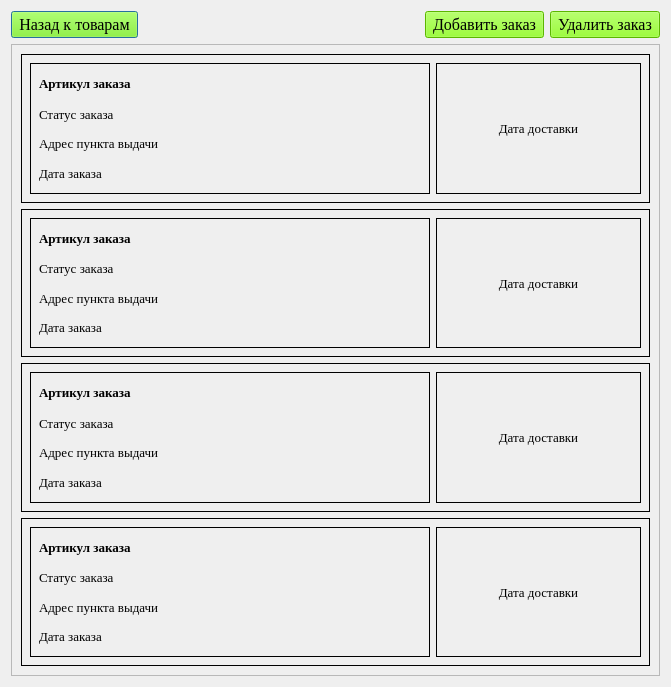
<?xml version="1.0" encoding="UTF-8"?>
<ui version="4.0">
 <class>Dialog</class>
 <widget class="QDialog" name="Dialog">
  <property name="geometry">
   <rect>
    <x>0</x>
    <y>0</y>
    <width>671</width>
    <height>687</height>
   </rect>
  </property>
  <property name="font">
   <font>
    <family>Times New Roman</family>
    <pointsize>12</pointsize>
   </font>
  </property>
  <property name="windowTitle">
   <string>Dialog</string>
  </property>
  <layout class="QGridLayout" name="gridLayout_2">
   <item row="0" column="0">
    <layout class="QGridLayout" name="gridLayout">
     <item row="0" column="0">
      <layout class="QVBoxLayout" name="verticalLayout">
       <item>
        <layout class="QHBoxLayout" name="horizontalLayout">
         <item>
          <widget class="QPushButton" name="order_button_back">
           <property name="font">
            <font>
             <family>Times New Roman</family>
             <pointsize>12</pointsize>
            </font>
           </property>
           <property name="styleSheet">
            <string notr="true">QPushButton#order_button_back {
    background-color: #7FFF00;
}

QPushButton#order_button_back:hover {
    background-color: #00FA9A; 
}
</string>
           </property>
           <property name="text">
            <string> Назад к товарам </string>
           </property>
          </widget>
         </item>
         <item>
          <spacer name="horizontalSpacer">
           <property name="orientation">
            <enum>Qt::Horizontal</enum>
           </property>
           <property name="sizeHint" stdset="0">
            <size>
             <width>268</width>
             <height>20</height>
            </size>
           </property>
          </spacer>
         </item>
         <item>
          <widget class="QPushButton" name="order_button_add">
           <property name="font">
            <font>
             <family>Times New Roman</family>
             <pointsize>12</pointsize>
            </font>
           </property>
           <property name="styleSheet">
            <string notr="true">QPushButton#order_button_add {
    background-color: #7FFF00;
}

QPushButton#order_button_add:hover {
    background-color: #00FA9A; 
}
</string>
           </property>
           <property name="text">
            <string> Добавить заказ </string>
           </property>
          </widget>
         </item>
         <item>
          <widget class="QPushButton" name="order_button_remove">
           <property name="styleSheet">
            <string notr="true">QPushButton#order_button_remove {
    background-color: #7FFF00;
}

QPushButton#order_button_remove:hover {
    background-color: #00FA9A; 
}
</string>
           </property>
           <property name="text">
            <string> Удалить заказ </string>
           </property>
          </widget>
         </item>
        </layout>
       </item>
       <item>
        <widget class="QScrollArea" name="scrollArea">
         <property name="widgetResizable">
          <bool>true</bool>
         </property>
         <widget class="QWidget" name="scrollAreaWidgetContents_2">
          <property name="geometry">
           <rect>
            <x>0</x>
            <y>0</y>
            <width>622</width>
            <height>625</height>
           </rect>
          </property>
          <layout class="QVBoxLayout" name="verticalLayout_12">
           <item>
            <layout class="QVBoxLayout" name="verticalLayout_11">
             <item>
              <widget class="QWidget" name="widget_order" native="true">
               <property name="styleSheet">
                <string notr="true">QWidget#widget_order {
    border: 1px solid #000; 
}
QWidget#widget_order:hover {
    border: 2px solid #00FA9A;
}</string>
               </property>
               <layout class="QHBoxLayout" name="horizontalLayout_2">
                <item>
                 <layout class="QHBoxLayout" name="horizontalLayout_4">
                  <item>
                   <widget class="QWidget" name="widget_order_name" native="true">
                    <property name="minimumSize">
                     <size>
                      <width>400</width>
                      <height>0</height>
                     </size>
                    </property>
                    <property name="font">
                     <font>
                      <family>Times New Roman</family>
                      <pointsize>10</pointsize>
                     </font>
                    </property>
                    <property name="styleSheet">
                     <string notr="true">QWidget#widget_order_name {
    border: 1px solid #000; 
}</string>
                    </property>
                    <layout class="QVBoxLayout" name="verticalLayout_2">
                     <item>
                      <layout class="QVBoxLayout" name="verticalLayout_4">
                       <item>
                        <widget class="QLabel" name="label_art">
                         <property name="font">
                          <font>
                           <family>Times New Roman</family>
                           <pointsize>10</pointsize>
                           <weight>75</weight>
                           <bold>true</bold>
                          </font>
                         </property>
                         <property name="focusPolicy">
                          <enum>Qt::ClickFocus</enum>
                         </property>
                         <property name="text">
                          <string>Артикул заказа</string>
                         </property>
                        </widget>
                       </item>
                       <item>
                        <widget class="QLabel" name="label_status">
                         <property name="font">
                          <font>
                           <family>Times New Roman</family>
                           <pointsize>10</pointsize>
                          </font>
                         </property>
                         <property name="text">
                          <string>Статус заказа</string>
                         </property>
                        </widget>
                       </item>
                       <item>
                        <widget class="QLabel" name="label_adress">
                         <property name="font">
                          <font>
                           <family>Times New Roman</family>
                           <pointsize>10</pointsize>
                          </font>
                         </property>
                         <property name="text">
                          <string>Адрес пункта выдачи</string>
                         </property>
                        </widget>
                       </item>
                       <item>
                        <widget class="QLabel" name="label_order_date">
                         <property name="font">
                          <font>
                           <family>Times New Roman</family>
                           <pointsize>10</pointsize>
                          </font>
                         </property>
                         <property name="text">
                          <string>Дата заказа</string>
                         </property>
                        </widget>
                       </item>
                      </layout>
                     </item>
                    </layout>
                   </widget>
                  </item>
                  <item>
                   <widget class="QLabel" name="label_delivery_date">
                    <property name="font">
                     <font>
                      <family>Times New Roman</family>
                      <pointsize>10</pointsize>
                     </font>
                    </property>
                    <property name="frameShape">
                     <enum>QFrame::Box</enum>
                    </property>
                    <property name="text">
                     <string>Дата доставки</string>
                    </property>
                    <property name="alignment">
                     <set>Qt::AlignCenter</set>
                    </property>
                   </widget>
                  </item>
                 </layout>
                </item>
               </layout>
              </widget>
             </item>
             <item>
              <widget class="QWidget" name="widget_order_2" native="true">
               <property name="styleSheet">
                <string notr="true">QWidget#widget_order_2 {
    border: 1px solid #000; 
}
QWidget#widget_order_2:hover {
    border: 2px solid #00FA9A;
}</string>
               </property>
               <layout class="QHBoxLayout" name="horizontalLayout_3">
                <item>
                 <layout class="QHBoxLayout" name="horizontalLayout_5">
                  <item>
                   <widget class="QWidget" name="widget_order_name_2" native="true">
                    <property name="minimumSize">
                     <size>
                      <width>400</width>
                      <height>0</height>
                     </size>
                    </property>
                    <property name="font">
                     <font>
                      <family>Times New Roman</family>
                      <pointsize>10</pointsize>
                     </font>
                    </property>
                    <property name="styleSheet">
                     <string notr="true">QWidget#widget_order_name_2 {
    border: 1px solid #000; 
}</string>
                    </property>
                    <layout class="QVBoxLayout" name="verticalLayout_3">
                     <item>
                      <layout class="QVBoxLayout" name="verticalLayout_5">
                       <item>
                        <widget class="QLabel" name="label_art_2">
                         <property name="font">
                          <font>
                           <family>Times New Roman</family>
                           <pointsize>10</pointsize>
                           <weight>75</weight>
                           <bold>true</bold>
                          </font>
                         </property>
                         <property name="focusPolicy">
                          <enum>Qt::ClickFocus</enum>
                         </property>
                         <property name="text">
                          <string>Артикул заказа</string>
                         </property>
                        </widget>
                       </item>
                       <item>
                        <widget class="QLabel" name="label_status_2">
                         <property name="font">
                          <font>
                           <family>Times New Roman</family>
                           <pointsize>10</pointsize>
                          </font>
                         </property>
                         <property name="text">
                          <string>Статус заказа</string>
                         </property>
                        </widget>
                       </item>
                       <item>
                        <widget class="QLabel" name="label_adress_2">
                         <property name="font">
                          <font>
                           <family>Times New Roman</family>
                           <pointsize>10</pointsize>
                          </font>
                         </property>
                         <property name="text">
                          <string>Адрес пункта выдачи</string>
                         </property>
                        </widget>
                       </item>
                       <item>
                        <widget class="QLabel" name="label_order_date_2">
                         <property name="font">
                          <font>
                           <family>Times New Roman</family>
                           <pointsize>10</pointsize>
                          </font>
                         </property>
                         <property name="text">
                          <string>Дата заказа</string>
                         </property>
                        </widget>
                       </item>
                      </layout>
                     </item>
                    </layout>
                   </widget>
                  </item>
                  <item>
                   <widget class="QLabel" name="label_delivery_date_2">
                    <property name="font">
                     <font>
                      <family>Times New Roman</family>
                      <pointsize>10</pointsize>
                     </font>
                    </property>
                    <property name="frameShape">
                     <enum>QFrame::Box</enum>
                    </property>
                    <property name="text">
                     <string>Дата доставки</string>
                    </property>
                    <property name="alignment">
                     <set>Qt::AlignCenter</set>
                    </property>
                   </widget>
                  </item>
                 </layout>
                </item>
               </layout>
              </widget>
             </item>
             <item>
              <widget class="QWidget" name="widget_order_3" native="true">
               <property name="styleSheet">
                <string notr="true">QWidget#widget_order_3 {
    border: 1px solid #000; 
}
QWidget#widget_order_3:hover {
    border: 2px solid #00FA9A;
}</string>
               </property>
               <layout class="QHBoxLayout" name="horizontalLayout_7">
                <item>
                 <layout class="QHBoxLayout" name="horizontalLayout_8">
                  <item>
                   <widget class="QWidget" name="widget_order_name_3" native="true">
                    <property name="minimumSize">
                     <size>
                      <width>400</width>
                      <height>0</height>
                     </size>
                    </property>
                    <property name="font">
                     <font>
                      <family>Times New Roman</family>
                      <pointsize>10</pointsize>
                     </font>
                    </property>
                    <property name="styleSheet">
                     <string notr="true">QWidget#widget_order_name_3 {
    border: 1px solid #000; 
}</string>
                    </property>
                    <layout class="QVBoxLayout" name="verticalLayout_6">
                     <item>
                      <layout class="QVBoxLayout" name="verticalLayout_7">
                       <item>
                        <widget class="QLabel" name="label_art_3">
                         <property name="font">
                          <font>
                           <family>Times New Roman</family>
                           <pointsize>10</pointsize>
                           <weight>75</weight>
                           <bold>true</bold>
                          </font>
                         </property>
                         <property name="focusPolicy">
                          <enum>Qt::ClickFocus</enum>
                         </property>
                         <property name="text">
                          <string>Артикул заказа</string>
                         </property>
                        </widget>
                       </item>
                       <item>
                        <widget class="QLabel" name="label_status_3">
                         <property name="font">
                          <font>
                           <family>Times New Roman</family>
                           <pointsize>10</pointsize>
                          </font>
                         </property>
                         <property name="text">
                          <string>Статус заказа</string>
                         </property>
                        </widget>
                       </item>
                       <item>
                        <widget class="QLabel" name="label_adress_3">
                         <property name="font">
                          <font>
                           <family>Times New Roman</family>
                           <pointsize>10</pointsize>
                          </font>
                         </property>
                         <property name="text">
                          <string>Адрес пункта выдачи</string>
                         </property>
                        </widget>
                       </item>
                       <item>
                        <widget class="QLabel" name="label_order_date_3">
                         <property name="font">
                          <font>
                           <family>Times New Roman</family>
                           <pointsize>10</pointsize>
                          </font>
                         </property>
                         <property name="text">
                          <string>Дата заказа</string>
                         </property>
                        </widget>
                       </item>
                      </layout>
                     </item>
                    </layout>
                   </widget>
                  </item>
                  <item>
                   <widget class="QLabel" name="label_delivery_date_3">
                    <property name="font">
                     <font>
                      <family>Times New Roman</family>
                      <pointsize>10</pointsize>
                     </font>
                    </property>
                    <property name="frameShape">
                     <enum>QFrame::Box</enum>
                    </property>
                    <property name="text">
                     <string>Дата доставки</string>
                    </property>
                    <property name="alignment">
                     <set>Qt::AlignCenter</set>
                    </property>
                   </widget>
                  </item>
                 </layout>
                </item>
               </layout>
              </widget>
             </item>
             <item>
              <widget class="QWidget" name="widget_order_4" native="true">
               <property name="styleSheet">
                <string notr="true">QWidget#widget_order_4 {
    border: 1px solid #000; 
}
QWidget#widget_order_4:hover {
    border: 2px solid #00FA9A;
}</string>
               </property>
               <layout class="QHBoxLayout" name="horizontalLayout_9">
                <item>
                 <layout class="QHBoxLayout" name="horizontalLayout_10">
                  <item>
                   <widget class="QWidget" name="widget_order_name_4" native="true">
                    <property name="minimumSize">
                     <size>
                      <width>400</width>
                      <height>0</height>
                     </size>
                    </property>
                    <property name="font">
                     <font>
                      <family>Times New Roman</family>
                      <pointsize>10</pointsize>
                     </font>
                    </property>
                    <property name="styleSheet">
                     <string notr="true">QWidget#widget_order_name_4 {
    border: 1px solid #000; 
}</string>
                    </property>
                    <layout class="QVBoxLayout" name="verticalLayout_9">
                     <item>
                      <layout class="QVBoxLayout" name="verticalLayout_10">
                       <item>
                        <widget class="QLabel" name="label_art_4">
                         <property name="font">
                          <font>
                           <family>Times New Roman</family>
                           <pointsize>10</pointsize>
                           <weight>75</weight>
                           <bold>true</bold>
                          </font>
                         </property>
                         <property name="focusPolicy">
                          <enum>Qt::ClickFocus</enum>
                         </property>
                         <property name="text">
                          <string>Артикул заказа</string>
                         </property>
                        </widget>
                       </item>
                       <item>
                        <widget class="QLabel" name="label_status_4">
                         <property name="font">
                          <font>
                           <family>Times New Roman</family>
                           <pointsize>10</pointsize>
                          </font>
                         </property>
                         <property name="text">
                          <string>Статус заказа</string>
                         </property>
                        </widget>
                       </item>
                       <item>
                        <widget class="QLabel" name="label_adress_4">
                         <property name="font">
                          <font>
                           <family>Times New Roman</family>
                           <pointsize>10</pointsize>
                          </font>
                         </property>
                         <property name="text">
                          <string>Адрес пункта выдачи</string>
                         </property>
                        </widget>
                       </item>
                       <item>
                        <widget class="QLabel" name="label_order_date_4">
                         <property name="font">
                          <font>
                           <family>Times New Roman</family>
                           <pointsize>10</pointsize>
                          </font>
                         </property>
                         <property name="text">
                          <string>Дата заказа</string>
                         </property>
                        </widget>
                       </item>
                      </layout>
                     </item>
                    </layout>
                   </widget>
                  </item>
                  <item>
                   <widget class="QLabel" name="label_delivery_date_4">
                    <property name="font">
                     <font>
                      <family>Times New Roman</family>
                      <pointsize>10</pointsize>
                     </font>
                    </property>
                    <property name="frameShape">
                     <enum>QFrame::Box</enum>
                    </property>
                    <property name="text">
                     <string>Дата доставки</string>
                    </property>
                    <property name="alignment">
                     <set>Qt::AlignCenter</set>
                    </property>
                   </widget>
                  </item>
                 </layout>
                </item>
               </layout>
              </widget>
             </item>
            </layout>
           </item>
          </layout>
         </widget>
        </widget>
       </item>
      </layout>
     </item>
    </layout>
   </item>
  </layout>
 </widget>
 <resources/>
 <connections/>
</ui>
